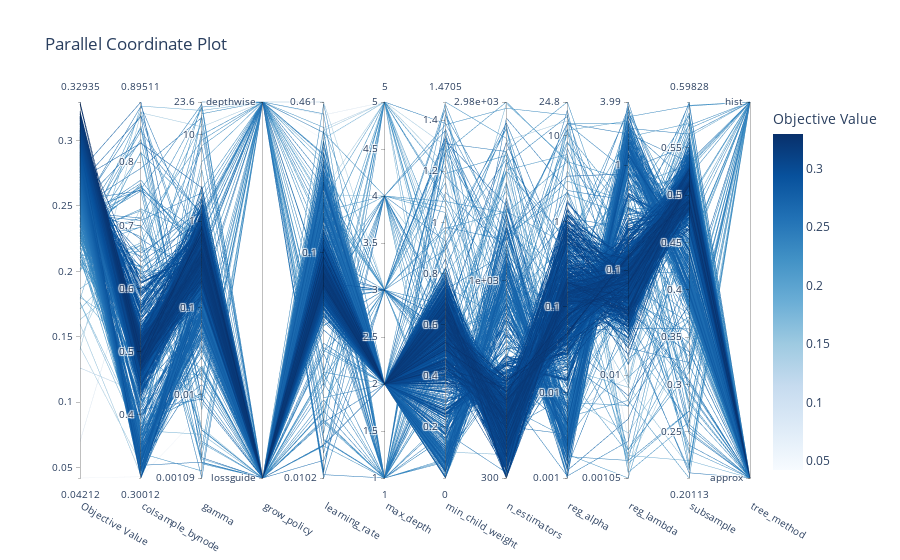

Source (notebook cell):
### Code cell
plot_parallel_coordinate(study)

### Figure 1 — Plotly figure (JSON) as saved in the notebook; plotly's stock layout.template omitted (floating-point values rounded to 4 significant figures; data arrays with more than 128 entries replaced by an {"elided": "..."} marker saying what was removed)
{"data": [{"dimensions": [{"label": "Objective Value", "range": [0.04212, 0.3293], "values": {"elided": "937 float values"}}, {"label": "colsample_bynode", "range": [0.3001, 0.8951], "values": {"elided": "937 float values"}}, {"label": "gamma", "range": [-2.961, 1.373], "ticktext": ["0.00109", "0.01", "0.1", "1", "10", "23.6"], "tickvals": [-2.961, -2, -1, 0, 1, 1.373], "values": {"elided": "937 float values"}}, {"label": "grow_policy", "range": [0, 1], "ticktext": ["lossguide", "depthwise"], "tickvals": [0, 1], "values": {"elided": "937 int values"}}, {"label": "learning_rate", "range": [-1.993, -0.3363], "ticktext": ["0.0102", "0.1", "0.461"], "tickvals": [-1.993, -1, -0.3363], "values": {"elided": "937 float values"}}, {"label": "max_depth", "range": [1, 5], "values": {"elided": "937 int values"}}, {"label": "min_child_weight", "range": [3.366e-05, 1.47], "values": {"elided": "937 float values"}}, {"label": "n_estimators", "range": [2.477, 3.474], "ticktext": ["300", "1e+03", "2.98e+03"], "tickvals": [2.477, 3, 3.474], "values": {"elided": "937 float values"}}, {"label": "reg_alpha", "range": [-2.999, 1.394], "ticktext": ["0.001", "0.01", "0.1", "1", "10", "24.8"], "tickvals": [-2.999, -2, -1, 0, 1, 1.394], "values": {"elided": "937 float values"}}, {"label": "reg_lambda", "range": [-2.979, 0.6009], "ticktext": ["0.00105", "0.01", "0.1", "1", "3.99"], "tickvals": [-2.979, -2, -1, 0, 0.6009], "values": {"elided": "937 float values"}}, {"label": "subsample", "range": [0.2011, 0.5983], "values": {"elided": "937 float values"}}, {"label": "tree_method", "range": [0, 1], "ticktext": ["approx", "hist"], "tickvals": [0, 1], "values": {"elided": "937 int values"}}], "labelangle": 30, "labelside": "bottom", "line": {"color": {"elided": "937 float values"}, "colorbar": {"title": {"text": "Objective Value"}}, "colorscale": [[0, "rgb(247,251,255)"], [0.125, "rgb(222,235,247)"], [0.25, "rgb(198,219,239)"], [0.375, "rgb(158,202,225)"], [0.5, "rgb(107,174,214)"], [0.625, "rgb(66,146,198)"], [0.75, "rgb(33,113,181)"], [0.875, "rgb(8,81,156)"], [1, "rgb(8,48,107)"]], "reversescale": false, "showscale": true}, "type": "parcoords"}], "layout": {"title": {"text": "Parallel Coordinate Plot"}}}
